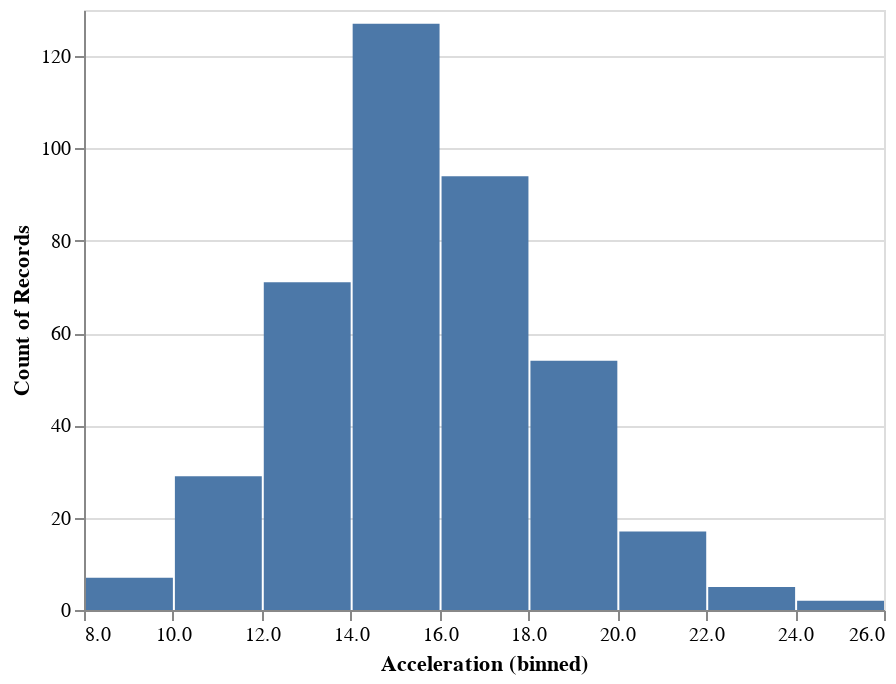

This figure's notebook cell:
### Markdown cell above
In `altair`, histogram is not a special type of visualization, but simply a plot with bars where a variable is binned and a counting aggregation function is used.

### Code cell
alt.Chart(cars).mark_bar().encode(
    x=alt.X('Acceleration', bin=True),
    y='count()'
)

### Figure 1 — Vega-Lite specification as saved in the notebook (floating-point values rounded to 4 significant figures; data arrays with more than 128 entries replaced by an {"elided": "..."} marker saying what was removed)
{"$schema": "https://vega.github.io/schema/vega-lite/v4.17.0.json", "config": {"view": {"continuousHeight": 300, "continuousWidth": 400}}, "data": {"name": "data-f02450ab61490a1363517a0190416235"}, "datasets": {"data-f02450ab61490a1363517a0190416235": {"elided": "406 records"}}, "encoding": {"x": {"bin": true, "field": "Acceleration", "type": "quantitative"}, "y": {"aggregate": "count", "type": "quantitative"}}, "mark": "bar"}
